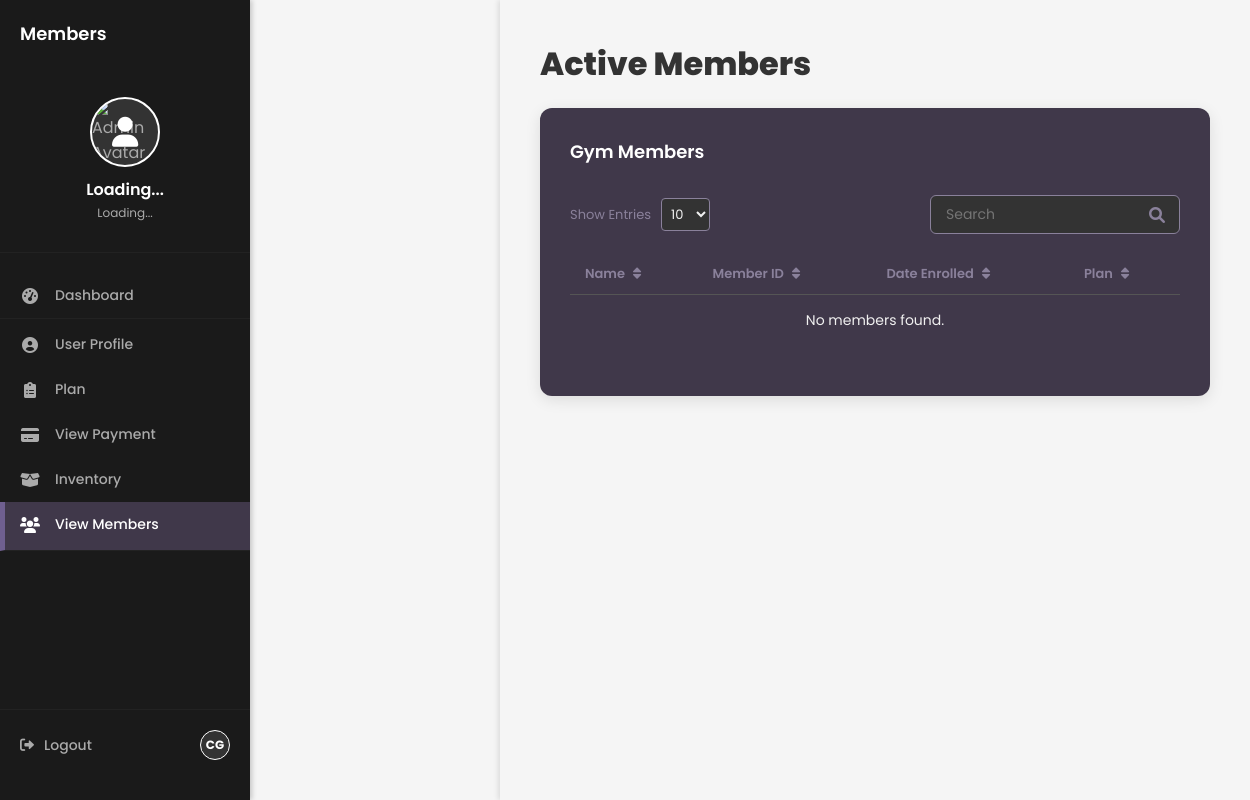
/viewmembers/, run on an earlier commit of the app's database.
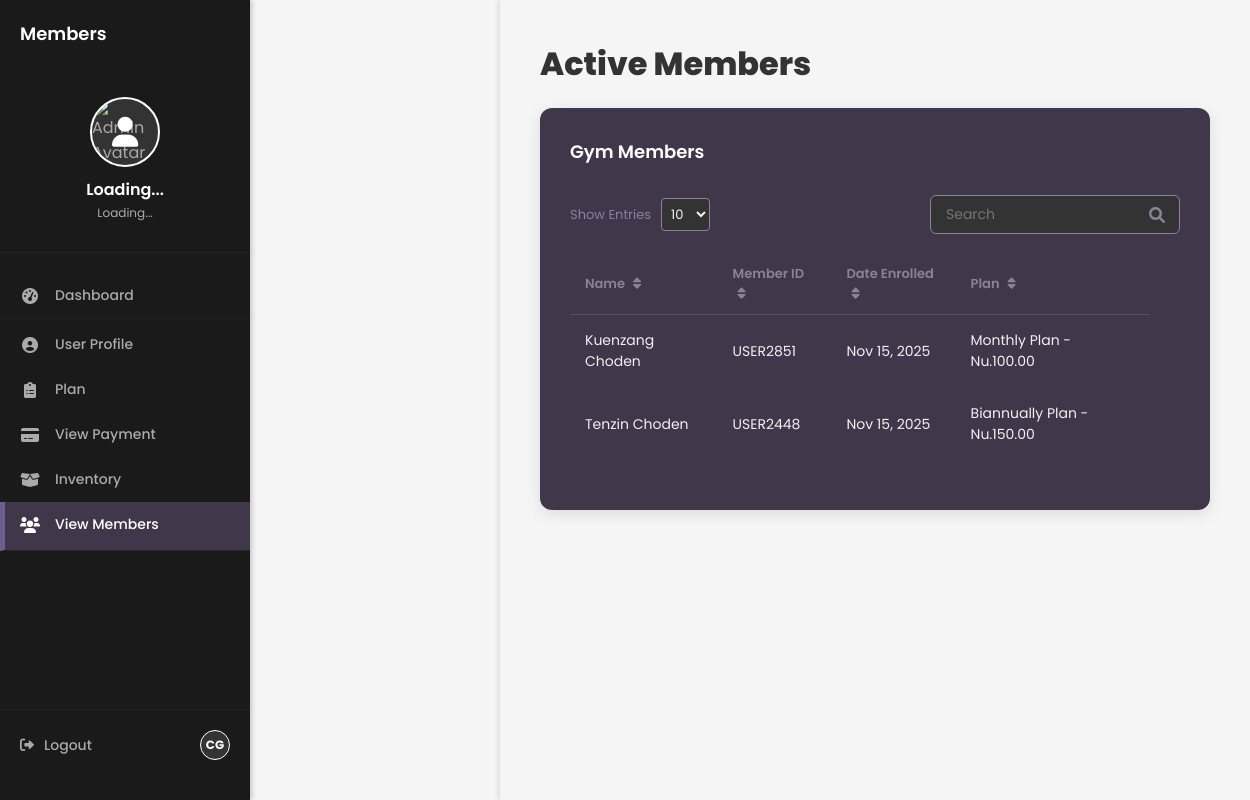
And on a later commit of the database.
### gymManagement/models.py (models this page shows, shortened)
class Member(models.Model):
    name = models.CharField(max_length=255)
    member_id = models.CharField(max_length=50)
    date_join = models.DateField(default=timezone.now)
    plan = models.ForeignKey(Plan, on_delete=models.SET_NULL, null=True, blank=True)

class Plan(models.Model):
    WEEKLY = 'weekly'
    MONTHLY = 'monthly'
    BIANNUALLY = 'biannually'
    PLAN_NAME_CHOICES = [
        (WEEKLY, 'Weekly'),
        (MONTHLY, 'Monthly'),
        (BIANNUALLY, 'Biannually'),
    ]
    plan_name = models.CharField(
        max_length=50,
        choices=PLAN_NAME_CHOICES,
        default=MONTHLY,
        unique=True,
    )
    validity_months = models.FloatField(
        default=1.0,
        help_text="Validity period in months (e.g., 0.25 for 7 days, 1.0 for 1 month)."
    )
    amount = models.DecimalField(
        max_digits=8,
        decimal_places=2,
        help_text="Amount in Nu."
    )
    created_at = models.DateTimeField(auto_now_add=True)
    def __str__(self):
        return f"{self.get_plan_name_display()} Plan - Nu.{self.amount}"
    class Meta:
        ordering = ['validity_months']
        verbose_name = "Plan Detail"
        verbose_name_plural = "Plan Details"

### gymManagement/views.py (the view)
# urls.py: path('viewmembers/', views.view_members, name='view_members'),
def view_members(request):
    members = Member.objects.all().order_by('-date_join')
    return render(request, 'viewmembers.html', {'members': members})

### gymManagement/templates/viewmembers.html (shortened to what the changed rows need)
{% load static %}
<!DOCTYPE html>
<html lang="en">
<head>
    <link rel="stylesheet" href="https://cdnjs.cloudflare.com/ajax/libs/font-awesome/6.0.0-beta3/css/all.min.css">
</head>
<body>
   <div class="main-content">
        <h1 class="page-header">Active Members</h1>
        <div class="members-container">
            <div class="member-list-card">
                <div class="table-responsive">
                    <table class="members-table">
                        <thead>
                            <tr>
                                <th>Name <i class="fas fa-sort sort-icon"></i></th>
                                <th>Member ID <i class="fas fa-sort sort-icon"></i></th>
                                <th>Date Enrolled <i class="fas fa-sort sort-icon"></i></th>
                                <th>Plan <i class="fas fa-sort sort-icon"></i></th>
                            </tr>
                        </thead>
                        <tbody id="members-table-body">
                            {% for member in members %}
                            <tr>
                                <td>{{ member.name }}</td>
                                <td>{{ member.member_id }}</td>
                                <td>{{ member.date_join|date:"M d, Y" }}</td>
                                <td>{{ member.plan|capfirst }}</td>
                                <td>
</td>
                            </tr>
                            {% empty %}
                            <tr>
                                <td colspan="6" style="text-align:center;">No members found.</td>
                            </tr>
                            {% endfor %}
                        </tbody>
                    </table>
                </div>
            </div>
        </div>
    </div>
</body>
</html>

What changed in the data, as far as the page shows it:
added Member: name "Kuenzang Choden", member_id "USER2851", date_join "Nov 15, 2025", plan "Monthly Plan - Nu.100.00"
added Member: name "Tenzin Choden", member_id "USER2448", date_join "Nov 15, 2025", plan "Biannually Plan - Nu.150.00"
Also different on the page:
text no longer shown: "No members found."
